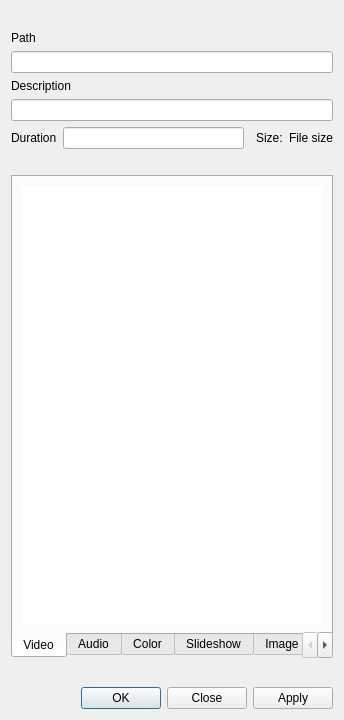
<?xml version="1.0" encoding="UTF-8"?>
<ui version="4.0">
 <class>ClipProperties_UI</class>
 <widget class="QDialog" name="ClipProperties_UI">
  <property name="geometry">
   <rect>
    <x>0</x>
    <y>0</y>
    <width>344</width>
    <height>720</height>
   </rect>
  </property>
  <property name="windowTitle">
   <string>Clip Properties</string>
  </property>
  <layout class="QGridLayout" name="gridLayout_2">
   <item row="0" column="0" colspan="5">
    <widget class="QLabel" name="clip_thumb">
     <property name="alignment">
      <set>Qt::AlignCenter</set>
     </property>
    </widget>
   </item>
   <item row="1" column="0" colspan="5">
    <widget class="QLabel" name="label_path">
     <property name="text">
      <string>Path</string>
     </property>
    </widget>
   </item>
   <item row="2" column="0" colspan="5">
    <widget class="QLineEdit" name="clip_path">
     <property name="readOnly">
      <bool>true</bool>
     </property>
    </widget>
   </item>
   <item row="3" column="0" colspan="5">
    <widget class="QLabel" name="label_description">
     <property name="text">
      <string>Description</string>
     </property>
    </widget>
   </item>
   <item row="4" column="0" colspan="5">
    <widget class="QLineEdit" name="clip_description"/>
   </item>
   <item row="5" column="3">
    <widget class="QLabel" name="label_size">
     <property name="text">
      <string>Size:</string>
     </property>
    </widget>
   </item>
   <item row="5" column="0">
    <widget class="QLabel" name="label_duration">
     <property name="text">
      <string>Duration</string>
     </property>
    </widget>
   </item>
   <item row="5" column="4">
    <widget class="QLabel" name="clip_filesize">
     <property name="text">
      <string>File size</string>
     </property>
    </widget>
   </item>
   <item row="6" column="0" colspan="5">
    <widget class="KUrlLabel" name="clip_license">
     <property name="text">
      <string/>
     </property>
    </widget>
   </item>
   <item row="7" column="0" colspan="5">
    <widget class="QTabWidget" name="tabWidget">
     <property name="tabPosition">
      <enum>QTabWidget::South</enum>
     </property>
     <property name="currentIndex">
      <number>0</number>
     </property>
     <widget class="QWidget" name="tab_video">
      <attribute name="title">
       <string>Video</string>
      </attribute>
      <layout class="QVBoxLayout" name="verticalLayout">
       <item>
        <widget class="QTreeWidget" name="clip_vproperties">
         <property name="frameShape">
          <enum>QFrame::NoFrame</enum>
         </property>
         <property name="alternatingRowColors">
          <bool>true</bool>
         </property>
         <property name="selectionMode">
          <enum>QAbstractItemView::NoSelection</enum>
         </property>
         <property name="rootIsDecorated">
          <bool>false</bool>
         </property>
         <property name="itemsExpandable">
          <bool>false</bool>
         </property>
         <property name="allColumnsShowFocus">
          <bool>true</bool>
         </property>
         <property name="headerHidden">
          <bool>true</bool>
         </property>
         <property name="columnCount">
          <number>2</number>
         </property>
         <column>
          <property name="text">
           <string>1</string>
          </property>
         </column>
         <column>
          <property name="text">
           <string>2</string>
          </property>
         </column>
        </widget>
       </item>
      </layout>
     </widget>
     <widget class="QWidget" name="tab_audio">
      <attribute name="title">
       <string>Audio</string>
      </attribute>
      <layout class="QVBoxLayout" name="verticalLayout_2">
       <item>
        <widget class="QTreeWidget" name="clip_aproperties">
         <property name="frameShape">
          <enum>QFrame::NoFrame</enum>
         </property>
         <property name="alternatingRowColors">
          <bool>true</bool>
         </property>
         <property name="selectionMode">
          <enum>QAbstractItemView::NoSelection</enum>
         </property>
         <property name="rootIsDecorated">
          <bool>false</bool>
         </property>
         <property name="itemsExpandable">
          <bool>false</bool>
         </property>
         <property name="allColumnsShowFocus">
          <bool>true</bool>
         </property>
         <property name="headerHidden">
          <bool>true</bool>
         </property>
         <property name="columnCount">
          <number>2</number>
         </property>
         <column>
          <property name="text">
           <string>1</string>
          </property>
         </column>
         <column>
          <property name="text">
           <string>2</string>
          </property>
         </column>
        </widget>
       </item>
      </layout>
     </widget>
     <widget class="QWidget" name="tab">
      <attribute name="title">
       <string>Color</string>
      </attribute>
      <layout class="QGridLayout" name="gridLayout_5">
       <item row="0" column="0">
        <widget class="QLabel" name="label_13">
         <property name="text">
          <string>Color</string>
         </property>
        </widget>
       </item>
       <item row="0" column="1">
        <widget class="KColorButton" name="clip_color"/>
       </item>
       <item row="1" column="1">
        <spacer name="verticalSpacer_5">
         <property name="orientation">
          <enum>Qt::Vertical</enum>
         </property>
         <property name="sizeHint" stdset="0">
          <size>
           <width>122</width>
           <height>118</height>
          </size>
         </property>
        </spacer>
       </item>
      </layout>
     </widget>
     <widget class="QWidget" name="tab_slideshow">
      <attribute name="title">
       <string>Slideshow</string>
      </attribute>
      <layout class="QGridLayout" name="gridLayout_6">
       <item row="0" column="0">
        <widget class="QLabel" name="slide_type_label">
         <property name="text">
          <string>Image type</string>
         </property>
        </widget>
       </item>
       <item row="0" column="1" colspan="2">
        <widget class="KComboBox" name="image_type"/>
       </item>
       <item row="1" column="0">
        <widget class="QLabel" name="clip_filesize_4">
         <property name="text">
          <string>Frame duration</string>
         </property>
        </widget>
       </item>
       <item row="1" column="1">
        <layout class="QHBoxLayout" name="horizontalLayout_2">
         <item>
          <widget class="QLineEdit" name="slide_duration"/>
         </item>
         <item>
          <widget class="QSpinBox" name="slide_duration_frames">
           <property name="sizePolicy">
            <sizepolicy hsizetype="Expanding" vsizetype="Fixed">
             <horstretch>0</horstretch>
             <verstretch>0</verstretch>
            </sizepolicy>
           </property>
           <property name="minimum">
            <number>1</number>
           </property>
           <property name="maximum">
            <number>256000</number>
           </property>
          </widget>
         </item>
        </layout>
       </item>
       <item row="1" column="2">
        <widget class="KComboBox" name="slide_duration_format"/>
       </item>
       <item row="3" column="0" colspan="3">
        <widget class="QCheckBox" name="slide_loop">
         <property name="text">
          <string>Loop</string>
         </property>
        </widget>
       </item>
       <item row="5" column="0">
        <widget class="QCheckBox" name="slide_fade">
         <property name="text">
          <string>Dissolve</string>
         </property>
        </widget>
       </item>
       <item row="5" column="1" colspan="2">
        <layout class="QHBoxLayout" name="horizontalLayout">
         <item>
          <widget class="QLineEdit" name="luma_duration"/>
         </item>
         <item>
          <widget class="QSpinBox" name="luma_duration_frames">
           <property name="sizePolicy">
            <sizepolicy hsizetype="Expanding" vsizetype="Fixed">
             <horstretch>0</horstretch>
             <verstretch>0</verstretch>
            </sizepolicy>
           </property>
           <property name="minimum">
            <number>1</number>
           </property>
           <property name="maximum">
            <number>256000</number>
           </property>
          </widget>
         </item>
        </layout>
       </item>
       <item row="6" column="0">
        <widget class="QCheckBox" name="slide_luma">
         <property name="text">
          <string>Wipe</string>
         </property>
        </widget>
       </item>
       <item row="6" column="1" colspan="2">
        <widget class="KComboBox" name="luma_file"/>
       </item>
       <item row="7" column="0">
        <widget class="QLabel" name="label_softness">
         <property name="text">
          <string>Softness</string>
         </property>
        </widget>
       </item>
       <item row="7" column="1" colspan="2">
        <widget class="QSlider" name="luma_softness">
         <property name="maximum">
          <number>100</number>
         </property>
         <property name="orientation">
          <enum>Qt::Horizontal</enum>
         </property>
        </widget>
       </item>
       <item row="9" column="0" colspan="3">
        <widget class="QLabel" name="slide_info">
         <property name="text">
          <string>No image found</string>
         </property>
        </widget>
       </item>
       <item row="10" column="1">
        <spacer name="verticalSpacer_6">
         <property name="orientation">
          <enum>Qt::Vertical</enum>
         </property>
         <property name="sizeHint" stdset="0">
          <size>
           <width>20</width>
           <height>15</height>
          </size>
         </property>
        </spacer>
       </item>
       <item row="4" column="0">
        <widget class="QCheckBox" name="slide_crop">
         <property name="text">
          <string>Center crop</string>
         </property>
        </widget>
       </item>
       <item row="8" column="0">
        <widget class="QLabel" name="label_animation">
         <property name="text">
          <string>Animation</string>
         </property>
        </widget>
       </item>
       <item row="8" column="1" colspan="2">
        <widget class="KComboBox" name="animation"/>
       </item>
      </layout>
     </widget>
     <widget class="QWidget" name="tab_image">
      <attribute name="title">
       <string>Image</string>
      </attribute>
      <layout class="QVBoxLayout" name="verticalLayout_3">
       <item>
        <layout class="QHBoxLayout" name="horizontalLayout_3">
         <item>
          <widget class="QLabel" name="label_16">
           <property name="text">
            <string>Image size</string>
           </property>
          </widget>
         </item>
         <item>
          <widget class="QLineEdit" name="image_size">
           <property name="readOnly">
            <bool>true</bool>
           </property>
          </widget>
         </item>
        </layout>
       </item>
       <item>
        <widget class="QCheckBox" name="image_transparency">
         <property name="text">
          <string>Transparent background</string>
         </property>
        </widget>
       </item>
       <item>
        <spacer name="verticalSpacer_7">
         <property name="orientation">
          <enum>Qt::Vertical</enum>
         </property>
         <property name="sizeHint" stdset="0">
          <size>
           <width>20</width>
           <height>151</height>
          </size>
         </property>
        </spacer>
       </item>
      </layout>
     </widget>
     <widget class="QWidget" name="tab_3">
      <attribute name="title">
       <string>Markers</string>
      </attribute>
      <layout class="QGridLayout" name="gridLayout_7">
       <item row="0" column="0" colspan="7">
        <widget class="QTreeWidget" name="markers_list">
         <property name="alternatingRowColors">
          <bool>true</bool>
         </property>
         <property name="selectionMode">
          <enum>QAbstractItemView::ExtendedSelection</enum>
         </property>
         <property name="rootIsDecorated">
          <bool>false</bool>
         </property>
         <property name="itemsExpandable">
          <bool>false</bool>
         </property>
         <property name="allColumnsShowFocus">
          <bool>true</bool>
         </property>
         <property name="headerHidden">
          <bool>true</bool>
         </property>
         <column>
          <property name="text">
           <string>Time</string>
          </property>
         </column>
         <column>
          <property name="text">
           <string>Comment</string>
          </property>
         </column>
        </widget>
       </item>
       <item row="1" column="0">
        <widget class="QToolButton" name="marker_new">
         <property name="text">
          <string>N</string>
         </property>
         <property name="autoRaise">
          <bool>true</bool>
         </property>
        </widget>
       </item>
       <item row="1" column="1">
        <widget class="QToolButton" name="marker_edit">
         <property name="text">
          <string>E</string>
         </property>
         <property name="autoRaise">
          <bool>true</bool>
         </property>
        </widget>
       </item>
       <item row="1" column="2">
        <widget class="QToolButton" name="marker_delete">
         <property name="text">
          <string>D</string>
         </property>
         <property name="autoRaise">
          <bool>true</bool>
         </property>
        </widget>
       </item>
       <item row="1" column="6">
        <spacer name="horizontalSpacer">
         <property name="orientation">
          <enum>Qt::Horizontal</enum>
         </property>
         <property name="sizeHint" stdset="0">
          <size>
           <width>177</width>
           <height>20</height>
          </size>
         </property>
        </spacer>
       </item>
       <item row="1" column="3">
        <widget class="KSeparator" name="kseparator">
         <property name="orientation" stdset="0">
          <number>5</number>
         </property>
        </widget>
       </item>
       <item row="1" column="4">
        <widget class="QToolButton" name="marker_save">
         <property name="text">
          <string>...</string>
         </property>
         <property name="autoRaise">
          <bool>true</bool>
         </property>
        </widget>
       </item>
       <item row="1" column="5">
        <widget class="QToolButton" name="marker_load">
         <property name="text">
          <string>...</string>
         </property>
         <property name="autoRaise">
          <bool>true</bool>
         </property>
        </widget>
       </item>
      </layout>
     </widget>
     <widget class="QWidget" name="tab_5">
      <attribute name="title">
       <string>Metadata</string>
      </attribute>
      <layout class="QGridLayout" name="gridLayout_9">
       <item row="0" column="0" colspan="2">
        <widget class="QTreeWidget" name="metadata_list">
         <property name="alternatingRowColors">
          <bool>true</bool>
         </property>
         <property name="rootIsDecorated">
          <bool>true</bool>
         </property>
         <property name="itemsExpandable">
          <bool>true</bool>
         </property>
         <property name="sortingEnabled">
          <bool>false</bool>
         </property>
         <property name="allColumnsShowFocus">
          <bool>true</bool>
         </property>
         <property name="wordWrap">
          <bool>true</bool>
         </property>
         <property name="headerHidden">
          <bool>true</bool>
         </property>
         <property name="columnCount">
          <number>2</number>
         </property>
         <column>
          <property name="text">
           <string>1</string>
          </property>
         </column>
         <column>
          <property name="text">
           <string>2</string>
          </property>
         </column>
        </widget>
       </item>
       <item row="2" column="0">
        <widget class="QFrame" name="analysis_box">
         <property name="frameShape">
          <enum>QFrame::NoFrame</enum>
         </property>
         <property name="frameShadow">
          <enum>QFrame::Plain</enum>
         </property>
         <layout class="QGridLayout" name="gridLayout_4">
          <item row="0" column="0" colspan="4">
           <widget class="QTreeWidget" name="analysis_list">
            <property name="rootIsDecorated">
             <bool>false</bool>
            </property>
            <property name="allColumnsShowFocus">
             <bool>true</bool>
            </property>
            <attribute name="headerVisible">
             <bool>false</bool>
            </attribute>
            <column>
             <property name="text">
              <string>1</string>
             </property>
            </column>
            <column>
             <property name="text">
              <string>2</string>
             </property>
            </column>
           </widget>
          </item>
          <item row="1" column="0">
           <widget class="QToolButton" name="analysis_delete">
            <property name="text">
             <string>...</string>
            </property>
            <property name="autoRaise">
             <bool>true</bool>
            </property>
           </widget>
          </item>
          <item row="1" column="1">
           <widget class="QToolButton" name="analysis_save">
            <property name="text">
             <string>...</string>
            </property>
            <property name="autoRaise">
             <bool>true</bool>
            </property>
           </widget>
          </item>
          <item row="1" column="2">
           <widget class="QToolButton" name="analysis_load">
            <property name="text">
             <string>...</string>
            </property>
            <property name="autoRaise">
             <bool>true</bool>
            </property>
           </widget>
          </item>
          <item row="1" column="3">
           <spacer name="horizontalSpacer_2">
            <property name="orientation">
             <enum>Qt::Horizontal</enum>
            </property>
            <property name="sizeHint" stdset="0">
             <size>
              <width>186</width>
              <height>20</height>
             </size>
            </property>
           </spacer>
          </item>
         </layout>
        </widget>
       </item>
      </layout>
     </widget>
     <widget class="QWidget" name="tab_advanced">
      <attribute name="title">
       <string>Advanced</string>
      </attribute>
      <layout class="QGridLayout" name="gridLayout_3">
       <item row="13" column="3">
        <spacer name="verticalSpacer">
         <property name="orientation">
          <enum>Qt::Vertical</enum>
         </property>
         <property name="sizeHint" stdset="0">
          <size>
           <width>20</width>
           <height>19</height>
          </size>
         </property>
        </spacer>
       </item>
       <item row="1" column="1">
        <widget class="QCheckBox" name="clip_force_ar">
         <property name="text">
          <string>Force aspect ratio</string>
         </property>
        </widget>
       </item>
       <item row="7" column="3">
        <widget class="QSpinBox" name="clip_vindex">
         <property name="enabled">
          <bool>false</bool>
         </property>
         <property name="minimum">
          <number>-1</number>
         </property>
         <property name="value">
          <number>0</number>
         </property>
        </widget>
       </item>
       <item row="8" column="3">
        <widget class="QSpinBox" name="clip_aindex">
         <property name="enabled">
          <bool>false</bool>
         </property>
         <property name="minimum">
          <number>-1</number>
         </property>
         <property name="value">
          <number>0</number>
         </property>
        </widget>
       </item>
       <item row="6" column="1">
        <widget class="QCheckBox" name="clip_force_threads">
         <property name="text">
          <string>Decoding threads</string>
         </property>
        </widget>
       </item>
       <item row="7" column="1">
        <widget class="QCheckBox" name="clip_force_vindex">
         <property name="text">
          <string>Video index</string>
         </property>
        </widget>
       </item>
       <item row="3" column="1">
        <widget class="QCheckBox" name="clip_force_progressive">
         <property name="text">
          <string>Force scanning</string>
         </property>
        </widget>
       </item>
       <item row="6" column="3">
        <widget class="QSpinBox" name="clip_threads">
         <property name="enabled">
          <bool>false</bool>
         </property>
         <property name="maximum">
          <number>4</number>
         </property>
         <property name="value">
          <number>1</number>
         </property>
        </widget>
       </item>
       <item row="8" column="1">
        <widget class="QCheckBox" name="clip_force_aindex">
         <property name="text">
          <string>Audio index</string>
         </property>
        </widget>
       </item>
       <item row="2" column="1">
        <widget class="QCheckBox" name="clip_force_framerate">
         <property name="text">
          <string>Force frame rate</string>
         </property>
        </widget>
       </item>
       <item row="0" column="1">
        <widget class="QCheckBox" name="clip_force_out">
         <property name="text">
          <string>Force duration</string>
         </property>
        </widget>
       </item>
       <item row="2" column="3">
        <widget class="QDoubleSpinBox" name="clip_framerate">
         <property name="enabled">
          <bool>false</bool>
         </property>
         <property name="maximum">
          <double>1000.000000000000000</double>
         </property>
        </widget>
       </item>
       <item row="9" column="1">
        <widget class="QCheckBox" name="clip_force_colorspace">
         <property name="text">
          <string>Force colorspace</string>
         </property>
        </widget>
       </item>
       <item row="9" column="3">
        <widget class="KComboBox" name="clip_colorspace">
         <property name="enabled">
          <bool>false</bool>
         </property>
        </widget>
       </item>
       <item row="5" column="1">
        <widget class="QCheckBox" name="clip_force_fieldorder">
         <property name="text">
          <string>Force field order</string>
         </property>
        </widget>
       </item>
       <item row="10" column="1" colspan="3">
        <widget class="QCheckBox" name="clip_full_luma">
         <property name="text">
          <string>Full luma range</string>
         </property>
        </widget>
       </item>
       <item row="5" column="3">
        <widget class="KComboBox" name="clip_fieldorder">
         <property name="enabled">
          <bool>false</bool>
         </property>
        </widget>
       </item>
       <item row="1" column="3">
        <layout class="QHBoxLayout" name="horizontalLayout_aspect">
         <item>
          <widget class="QSpinBox" name="clip_ar_num">
           <property name="enabled">
            <bool>false</bool>
           </property>
           <property name="minimum">
            <number>1</number>
           </property>
           <property name="maximum">
            <number>9999</number>
           </property>
           <property name="value">
            <number>16</number>
           </property>
          </widget>
         </item>
         <item>
          <widget class="QLabel" name="label">
           <property name="text">
            <string>:</string>
           </property>
          </widget>
         </item>
         <item>
          <widget class="QSpinBox" name="clip_ar_den">
           <property name="enabled">
            <bool>false</bool>
           </property>
           <property name="minimum">
            <number>1</number>
           </property>
           <property name="maximum">
            <number>9999</number>
           </property>
           <property name="value">
            <number>9</number>
           </property>
          </widget>
         </item>
        </layout>
       </item>
       <item row="11" column="1">
        <widget class="QCheckBox" name="clip_force_transparency">
         <property name="text">
          <string>Image background</string>
         </property>
        </widget>
       </item>
       <item row="11" column="3">
        <widget class="KComboBox" name="clip_transparency">
         <item>
          <property name="text">
           <string>Normal</string>
          </property>
         </item>
         <item>
          <property name="text">
           <string>Transparent</string>
          </property>
         </item>
        </widget>
       </item>
       <item row="3" column="3">
        <widget class="KComboBox" name="clip_progressive">
         <property name="enabled">
          <bool>false</bool>
         </property>
        </widget>
       </item>
       <item row="0" column="3">
        <widget class="QLineEdit" name="clip_out"/>
       </item>
      </layout>
     </widget>
    </widget>
   </item>
   <item row="8" column="2" colspan="2">
    <spacer name="verticalSpacer_4">
     <property name="orientation">
      <enum>Qt::Vertical</enum>
     </property>
     <property name="sizeHint" stdset="0">
      <size>
       <width>20</width>
       <height>17</height>
      </size>
     </property>
    </spacer>
   </item>
   <item row="9" column="0" colspan="5">
    <widget class="QDialogButtonBox" name="buttonBox">
     <property name="orientation">
      <enum>Qt::Horizontal</enum>
     </property>
     <property name="standardButtons">
      <set>QDialogButtonBox::Apply|QDialogButtonBox::Close|QDialogButtonBox::Ok</set>
     </property>
    </widget>
   </item>
   <item row="5" column="1">
    <widget class="QLineEdit" name="clip_duration"/>
   </item>
  </layout>
 </widget>
 <customwidgets>
  <customwidget>
   <class>KColorButton</class>
   <extends>QPushButton</extends>
   <header>kcolorbutton.h</header>
  </customwidget>
  <customwidget>
   <class>KComboBox</class>
   <extends>QComboBox</extends>
   <header>kcombobox.h</header>
  </customwidget>
  <customwidget>
   <class>KSeparator</class>
   <extends>QFrame</extends>
   <header>kseparator.h</header>
   <container>1</container>
  </customwidget>
  <customwidget>
   <class>KUrlLabel</class>
   <extends>QLabel</extends>
   <header>kurllabel.h</header>
  </customwidget>
 </customwidgets>
 <resources/>
 <connections>
  <connection>
   <sender>buttonBox</sender>
   <signal>accepted()</signal>
   <receiver>ClipProperties_UI</receiver>
   <slot>accept()</slot>
   <hints>
    <hint type="sourcelabel">
     <x>248</x>
     <y>254</y>
    </hint>
    <hint type="destinationlabel">
     <x>157</x>
     <y>274</y>
    </hint>
   </hints>
  </connection>
  <connection>
   <sender>buttonBox</sender>
   <signal>rejected()</signal>
   <receiver>ClipProperties_UI</receiver>
   <slot>reject()</slot>
   <hints>
    <hint type="sourcelabel">
     <x>316</x>
     <y>260</y>
    </hint>
    <hint type="destinationlabel">
     <x>286</x>
     <y>274</y>
    </hint>
   </hints>
  </connection>
 </connections>
</ui>
